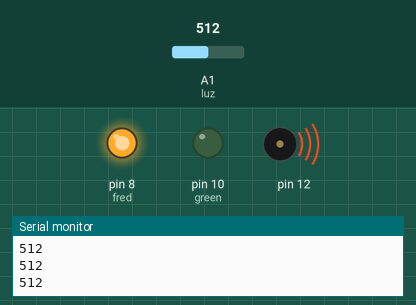
Recording of a sketch running on a simulated Arduino Uno, built with avr-gcc and run on an emulated ATmega328P. Shown: output pins drawn as LEDs (lit = HIGH), buzzer (waves = sounding), the last lines printed to the serial monitor. Inputs (shaded band) come from the test bench; at power-on: A1 (luz) = 512.

Above: at 1.2 s.
1.3 s: A1 (luz) set to 216
2.8 s: A1 (luz) set to 186
At 3.3 s:
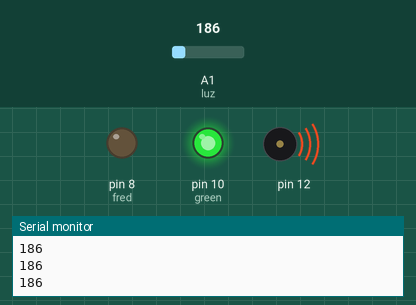
5.8 s: A1 (luz) set to 210
At 6.9 s:
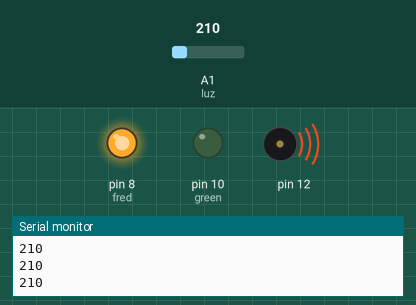
7.5 s: A1 (luz) set to 190
At 9.9 s:
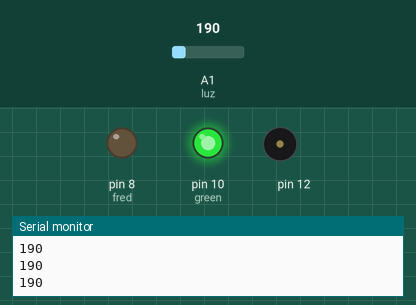
Timing chart, 0 to 11.4 s (numbered marks = the images above; inputs shaded):
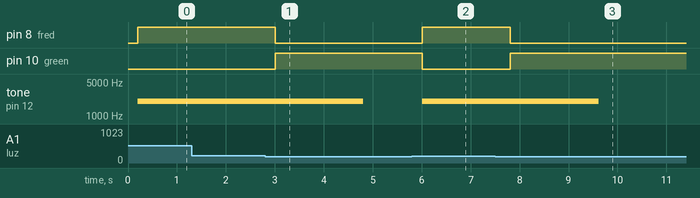

The sketch:

sensor_de_luminosidade.ino
```cpp
#define luz A1//porta do sensor
int lumin;//variavel
int fred = 8;
int green = 10;
void setup() {
  Serial.begin(9600);//indica que vai usar o Monitor Serial
  pinMode(fred, OUTPUT);
  pinMode(green, OUTPUT);
}

void loop() {

  lumin = analogRead(luz);//variavel recebe valor da porta analogica (A0)
  Serial.println(lumin);//exibe valor
  delay(200);//delay para não mostrar valores na velocidade da luz slk
  if(lumin > 200){
    digitalWrite(fred, HIGH);
    digitalWrite(green, LOW);
    tone(12, 2000, 2005);
  }
  else {
  	digitalWrite(fred, LOW);
    digitalWrite(green, HIGH);
  }
}\
```

irraga__o-sem-bomba_-_Copia.cc
```cpp
//https://www.blogdarobotica.com/2022/10/06/como-utilizar-o-sensor-de-umidade-do-solo-com-o-arduino/


#define umidadeAnalogica A0 //Atribui o pino A0 a variável umidade - leitura analógica do sensor
#define umidadeDigital 7 //Atribui o pino 7 a variável umidadeDigital - leitura digital do sensor
#define LedVermelho 5
#define LedVerde 6

int valorumidade;
int valorumidadeDigital;

void setup() {
  Serial.begin(9600);
  pinMode(umidadeAnalogica, INPUT);
  pinMode(umidadeDigital, INPUT);
  pinMode(LedVermelho, OUTPUT);
  pinMode(LedVerde, OUTPUT);
}

void loop() {
  valorumidade = analogRead(umidadeAnalogica);
  valorumidade = map(valorumidade, 1023, 315, 0, 100);
  Serial.print("Umidade encontrada: ");
  Serial.print(valorumidade);
  Serial.println(" % " );

  valorumidadeDigital = digitalRead(umidadeDigital);
  if (valorumidadeDigital == 0) {
    Serial.println("Status: Solo úmido");
    digitalWrite(LedVermelho, LOW);
    digitalWrite(LedVerde, HIGH);
  }
  else {
    Serial.println("Status: Solo seco");
    digitalWrite(LedVermelho, HIGH);
    digitalWrite(LedVerde, LOW);
  }
  delay(3000); //Atraso de 500ms
}
```

Measured:
- the behaviour switches between 201 and 200 on A1 (luz) (found by bisection; images 0 and 1)
- after the input at 2.8 s, pin 8 (fred): HIGH → LOW after 0.20 s; pin 10 (green): LOW → HIGH after 0.20 s; tone on pin 12: 2000 Hz → silent after 2.0 s
- after the input at 5.8 s, pin 8 (fred): LOW → HIGH after 0.21 s; pin 10 (green): HIGH → LOW after 0.21 s; tone on pin 12: silent → 2000 Hz after 0.21 s
- after the input at 7.5 s, pin 8 (fred): HIGH → LOW after 0.31 s; pin 10 (green): LOW → HIGH after 0.31 s; tone on pin 12: 2000 Hz → silent after 2.1 s
